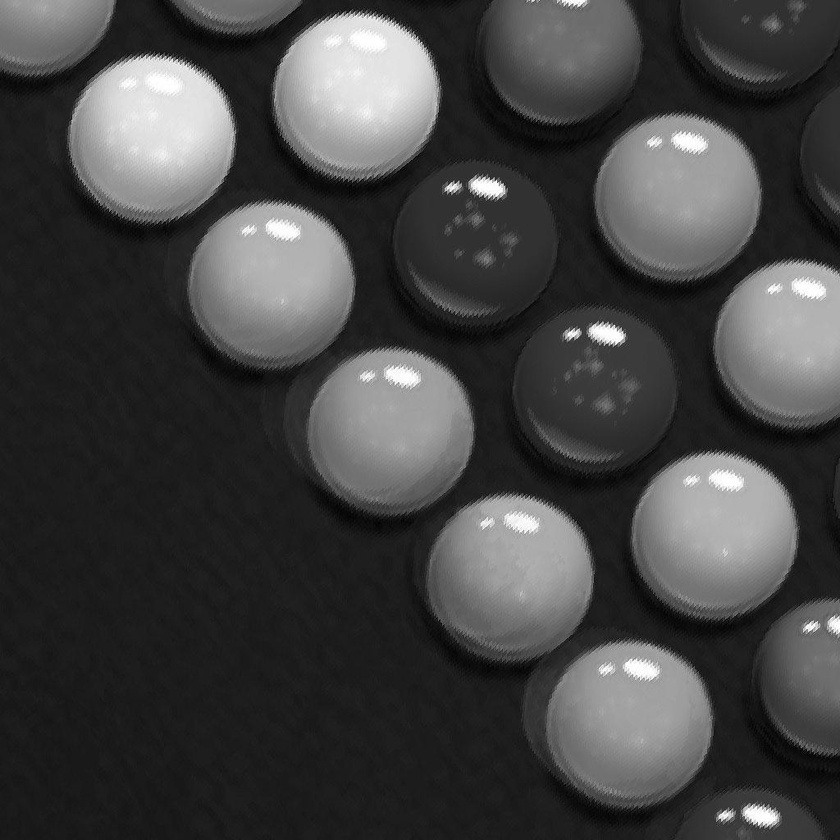
#> input picture Lab5/lab/bubble.jpg, 840 x 840 px, shrunk from 1024 x 1024 before the run
$ jupyter execute Lab5_2006597872_EzraPashaRamadhansyah.ipynb
#> lines starting #> are read from the running program, lines starting #| are printed output that depends on the picture; after the words box and inside, x2 and y2 are one past the last pixel; in counts of white or black regions, pixels touching at a corner belong together
[cell 1]
# Import packages
import cv2
import numpy as np
from matplotlib import pyplot as plt
from skimage import io, color, filters, util
from skimage.morphology import disk, ball

from skimage.color import rgb2gray
from skimage.filters import sobel
from skimage.segmentation import mark_boundaries, slic
from skimage.util import img_as_float

# Nomor 1

[cell 2]
img_1 = io.imread("lab/bubble.jpg")
#> img_1 is the input picture: shape (840, 840); min 0, max 255, mean 67.3

plt.figure(figsize=(15,7.5))
plt.imshow(img_1, cmap="gray")

### 1.a. Basic Edge Detection

[cell 3]
sobel = util.img_as_ubyte(filters.sobel(img_1))
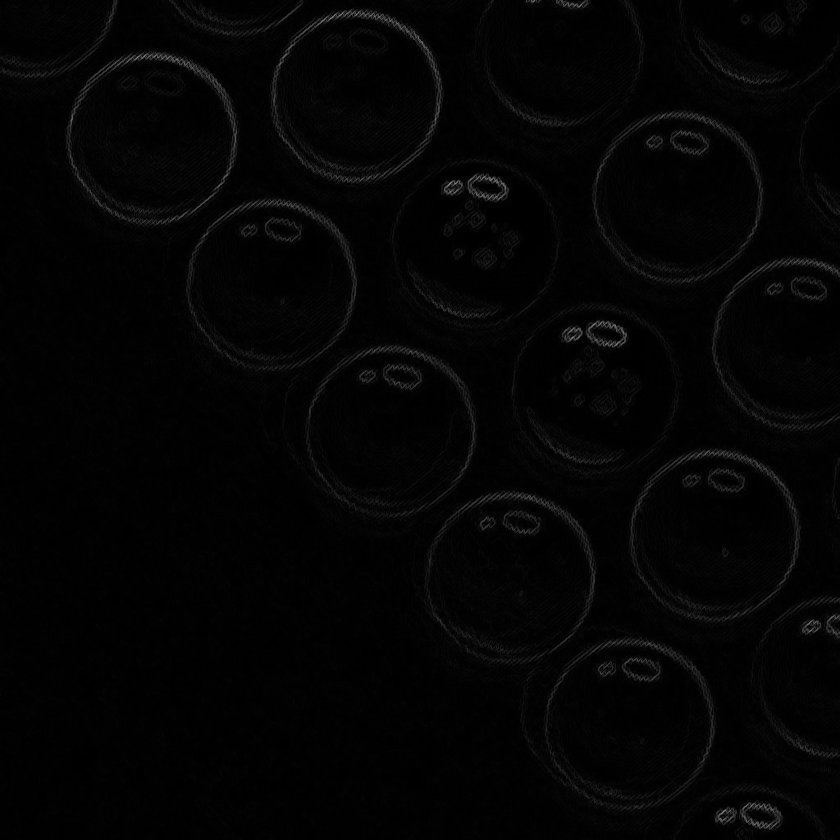
#> sobel: shape (840, 840); min 0, max 136, mean 3.9

_, sobel_threshold = cv2.threshold(sobel, 8, 155, cv2.THRESH_BINARY)
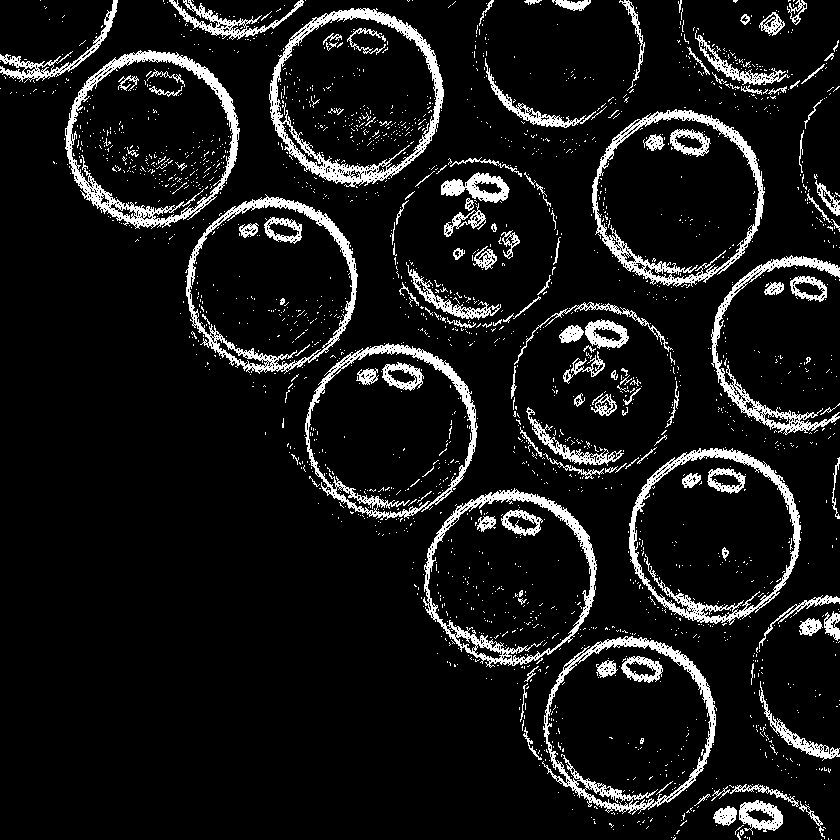
#> sobel_threshold: shape (840, 840); values 0 (black) and 155 (white), 9.1% white; 2196 white regions (2058 under 20 px), largest, box (x1, y1, x2, y2) and area: (269, 8, 444, 187) 4828, (65, 50, 240, 229) 4674, (629, 448, 801, 625) 3990

plt.figure(figsize=(15,7.5))
plt.subplot(131),plt.imshow(img_1, cmap="gray")
plt.title('Original Image')
plt.subplot(132),plt.imshow(sobel, cmap='gray')
plt.title('Sobel Image')
plt.subplot(133),plt.imshow(sobel_threshold, cmap='gray')
plt.title('Sobel Thresholded Image')
plt.show()
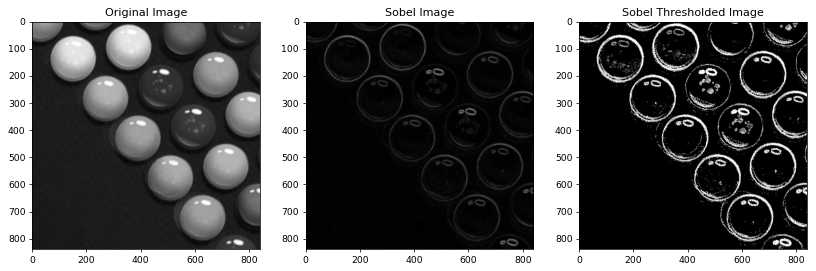
#> figure drawn by matplotlib, 3 panels

### 1.b. Otsu's Edge Detection

[cell 4]
T = filters.threshold_otsu(img_1)
#> T = 93
S = util.img_as_float(img_1 > T)
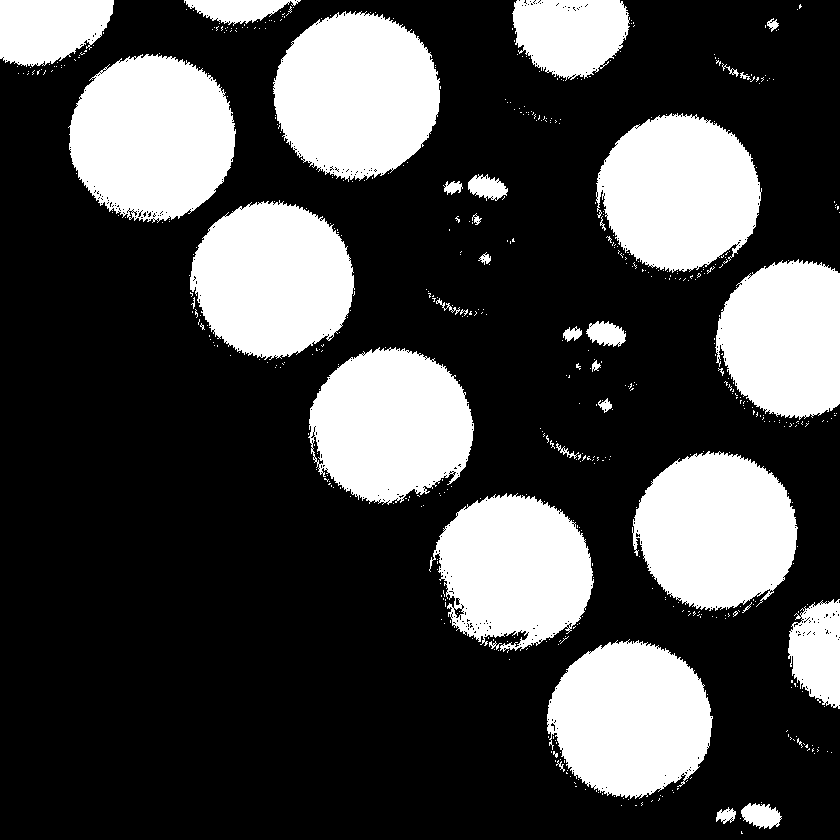
#> S: shape (840, 840) float64; values 0 (black) and 1 (white), 28.3% white; 572 white regions (538 under 20 px), largest, box (x1, y1, x2, y2) and area: (273, 11, 440, 182) 21529, (68, 54, 236, 223) 21514, (632, 451, 798, 611) 19883

threshhold = util.img_as_ubyte(1-S).flatten()
plt.subplot(1,2,1); plt.hist(threshhold, 256, range=(0, 256))

plt.figure(figsize=(20,10))
plt.subplot(1,2,1); plt.imshow(img_1, cmap='gray')
plt.title('Original'); plt.axis("off")
plt.subplot(1,2,2); plt.imshow(1-S, cmap='gray')
plt.title("Otsu Thresholded"); plt.axis("off")
plt.show()
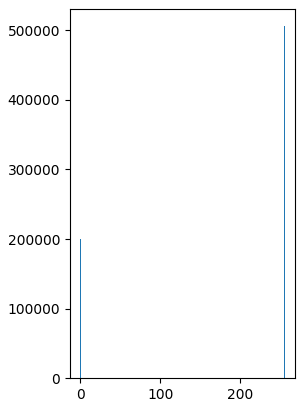
#> figure drawn by matplotlib, 1 panel; tallest bar 505904 high, from x = 255 to 256
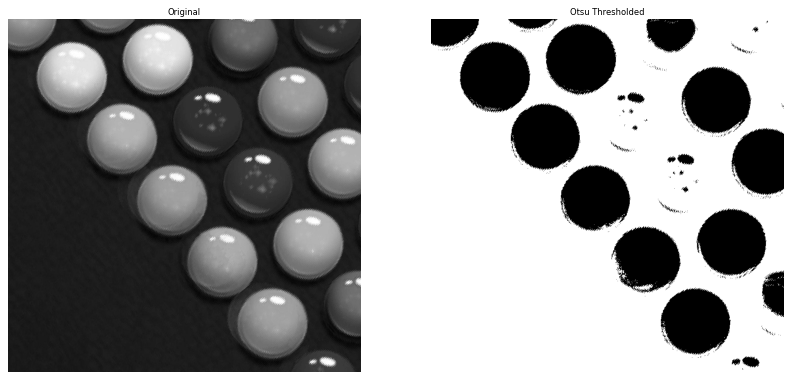
#> figure drawn by matplotlib, 2 panels

### 1.c. Perbedaan

Perbedaan basic edge detection dengan Otsu's thresholding adalah hasil citra dari kedua edge detection tersebut.

Citra hasil **Basic Edge Detection** memperhitungkan background sebagai bagian dari pembagian. Dengan itu, hasil yang didapatkan dari basic edge detection adalah elemen dalam gambar dan juga background

Citra hasil **Otsu's thresholding** hanya mengambil elemen dalam citra dan tidak memperhitungkan background. Ini memiliki kekurangan karena beberapa citra yang memiliki value mirip dengan background tidak terdeteksi.

### 1.d. Penjelasan

Metode yang lebih optimal adalah **Basic Edge Detection**. Ini karena citra yang ingin diambil memiliki banyak elemen dengan value yang mirip dengan background. Bila kita menggunakan Otsu's Thresholding, beberapa elemn tersebut tidak akan termasuk ke dalam edge detection.

[cell 5]
img_2 = io.imread("lab/flower.jpeg")
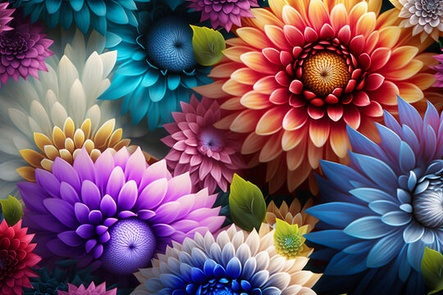
#> input picture Lab5/lab/flower.jpeg, 443 x 295 px, shrunk from 540 x 360 before the run
#> img_2 is the input picture: shape (295, 443, 3); mean R, G, B 113.5, 85.6, 101.9

plt.figure(figsize=(15,7.5))
plt.imshow(img_2)

### 2.a. SLIC

[cell 6]
segments = [10, 50, 100]
segment_images = [None]*len(segments)

for i in range(len(segments)):
    segment_images[i] = slic(img_2, n_segments=segments[i])
    plt.figure(figsize=(10,7))
    plt.imshow(mark_boundaries(img_2, segment_images[i]))
    plt.show()
#> this loop made 3 passes
#> pass 2, `plt.show()`:
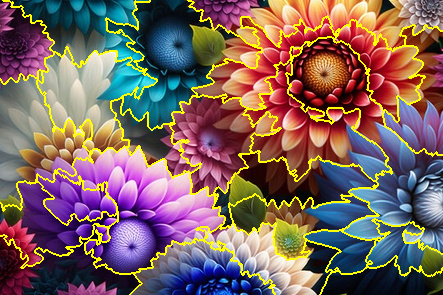
#> shown: shape (295, 443, 3) float64; mean R, G, B 0.492, 0.393, 0.367
#> after the loop, segment_images = 3 items

### 2.b. Pixel Uniforming

[cell 7]
def superpixel_mean_image(image, slic_labels):
    """
        Code taken from https://stackoverflow.com/a/57746835
        Turn image into superpixel image, given SLIC segment labels.
    """
    im_rp = image.reshape((image.shape[0]*image.shape[1],image.shape[2]))
    sli_1d=np.reshape(slic_labels,-1)
    uni=np.unique(sli_1d)
    new_img=np.zeros(im_rp.shape)
    for i in uni:
        loc=np.where(sli_1d==i)[0]
        #print(loc)
        mm=np.median(im_rp[loc,:],axis=0)
        new_img[loc,:]=mm
    return np.reshape(new_img,[image.shape[0],image.shape[1],image.shape[2]]).astype('uint8')

[cell 8]
for segment in segment_images:
    superpixel_image = superpixel_mean_image(img_2, segment)

    plt.figure(figsize=(10,7))
    plt.imshow(superpixel_image)
    plt.show()
#> this loop made 3 passes
#> uni in superpixel_mean_image on pass 1: [1, 2, 3, 4, 5, 6]
#> pass 1, `superpixel_image = superpixel_mean_image(img_2, segment)`:
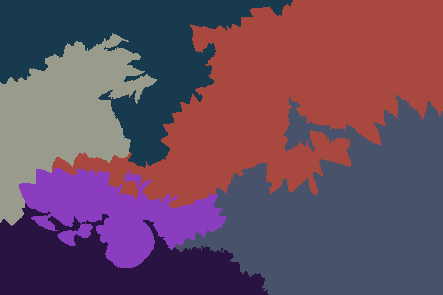
#> superpixel_image: shape (295, 443, 3); mean R, G, B 106, 75.8, 95.8
#> pass 3, `superpixel_image = superpixel_mean_image(img_2, segment)`:
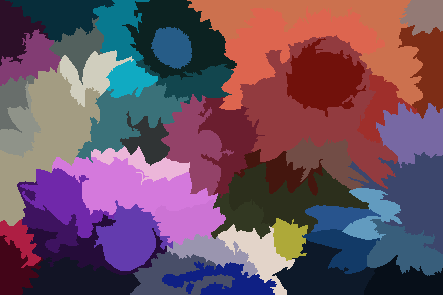
#> superpixel_image: shape (295, 443, 3); mean R, G, B 108.4, 79.9, 97.7
